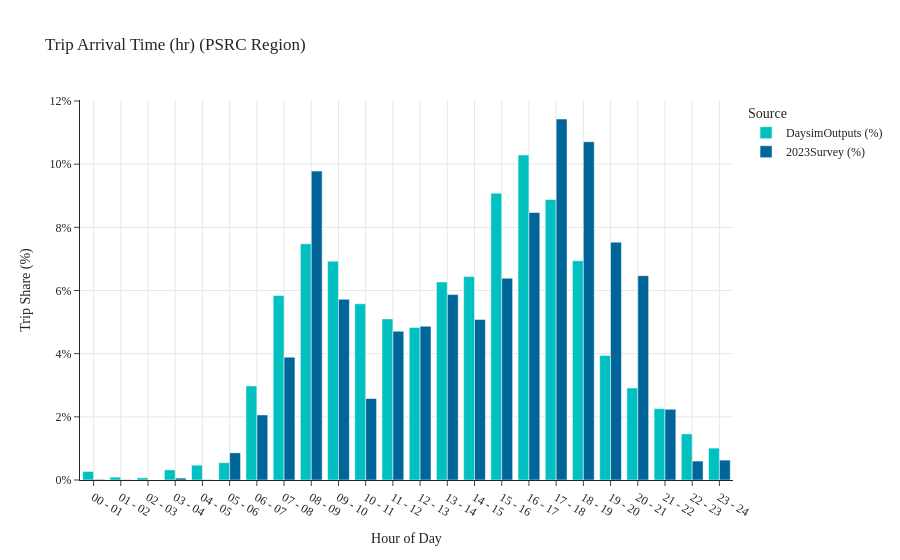

Notebook code for this chart:
### Code cell
import copy
_data_daysim = copy.deepcopy(data_daysim)
_data_survey = copy.deepcopy(data_survey)
_data_fullsurvey = copy.deepcopy(data_fullsurvey)
fname_tail, data_daysim_bkr, data_survey_bkr, data_fullsurvey_bkr = \
    get_data(data1=_data_daysim, data2=_data_survey, data3=_data_fullsurvey, taz_subarea=taz_subarea, if_region=False)
arr_time_by_hr(data1=data_daysim_bkr, data3=data_fullsurvey_bkr, tag='PSRC Region')

### Figure 1 — Plotly figure (JSON) as saved in the notebook; plotly's stock layout.template omitted (floating-point values rounded to 4 significant figures)
{"data": [{"alignmentgroup": "True", "hovertemplate": "Source=DaysimOutputs (%)<br>Arrival Hour=%{x}<br>Trip Arrival Time (hr)=%{y}<extra></extra>", "legendgroup": "DaysimOutputs (%)", "marker": {"color": "#00C0C0", "pattern": {"shape": ""}}, "name": "DaysimOutputs (%)", "offsetgroup": "DaysimOutputs (%)", "orientation": "v", "showlegend": true, "textposition": "auto", "type": "bar", "x": ["00 - 01", "01 - 02", "02 - 03", "03 - 04", "04 - 05", "05 - 06", "06 - 07", "07 - 08", "08 - 09", "09 - 10", "10 - 11", "11 - 12", "12 - 13", "13 - 14", "14 - 15", "15 - 16", "16 - 17", "17 - 18", "18 - 19", "19 - 20", "20 - 21", "21 - 22", "22 - 23", "23 - 24"], "xaxis": "x", "y": [0.27, 0.09, 0.07, 0.32, 0.47, 0.55, 2.98, 5.84, 7.48, 6.93, 5.58, 5.1, 4.83, 6.27, 6.44, 9.08, 10.29, 8.88, 6.94, 3.94, 2.91, 2.26, 1.46, 1.01], "yaxis": "y"}, {"alignmentgroup": "True", "hovertemplate": "Source=2023Survey (%)<br>Arrival Hour=%{x}<br>Trip Arrival Time (hr)=%{y}<extra></extra>", "legendgroup": "2023Survey (%)", "marker": {"color": "#006598", "pattern": {"shape": ""}}, "name": "2023Survey (%)", "offsetgroup": "2023Survey (%)", "orientation": "v", "showlegend": true, "textposition": "auto", "type": "bar", "x": ["00 - 01", "01 - 02", "02 - 03", "03 - 04", "04 - 05", "05 - 06", "06 - 07", "07 - 08", "08 - 09", "09 - 10", "10 - 11", "11 - 12", "12 - 13", "13 - 14", "14 - 15", "15 - 16", "16 - 17", "17 - 18", "18 - 19", "19 - 20", "20 - 21", "21 - 22", "22 - 23", "23 - 24"], "xaxis": "x", "y": [0.02, 0.01, 0.0, 0.06, 0.01, 0.86, 2.06, 3.89, 9.78, 5.72, 2.58, 4.71, 4.87, 5.87, 5.08, 6.39, 8.47, 11.43, 10.71, 7.53, 6.47, 2.24, 0.6, 0.63], "yaxis": "y"}], "layout": {"barmode": "group", "legend": {"title": {"text": "Source"}, "tracegroupgap": 0}, "title": {"text": "Trip Arrival Time (hr) (PSRC Region)"}, "xaxis": {"anchor": "y", "domain": [0.0, 1.0], "showgrid": true, "title": {"text": "Hour of Day"}}, "yaxis": {"anchor": "x", "domain": [0.0, 1.0], "showgrid": true, "ticksuffix": "%", "title": {"text": "Trip Share (%)"}}}}
